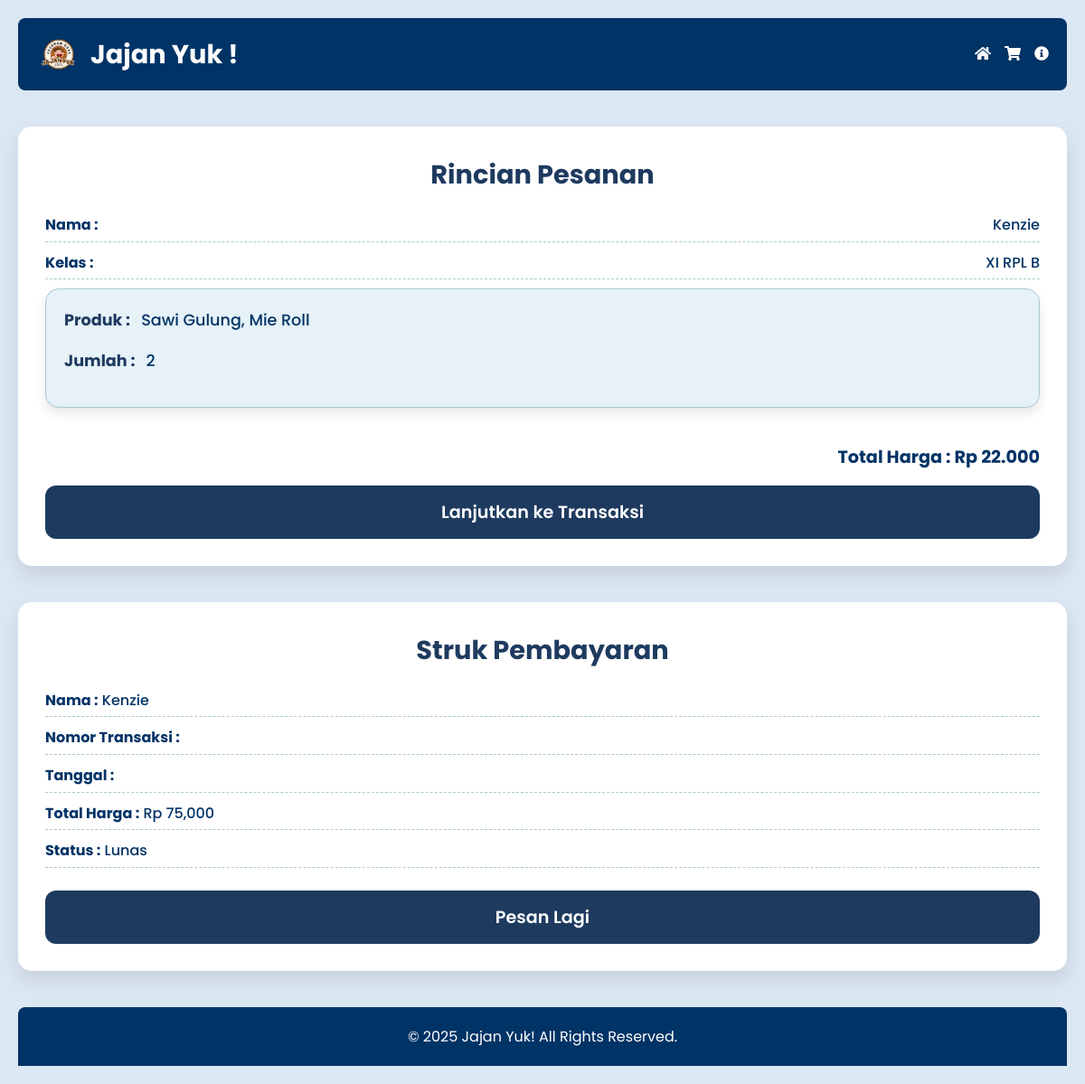
The page /pre-order-pages.php?id=3 (signed in) on the database its author committed.
### tables this page shows
CREATE TABLE `pre_orders` (
  `id_pre_order` int NOT NULL,
  `username` varchar(50) NOT NULL,
  `nama_product` varchar(255) NOT NULL,
  `status` enum('pending','confirmed','canceled') DEFAULT 'pending',
  `order_date` timestamp NULL DEFAULT CURRENT_TIMESTAMP,
  `quantity` int NOT NULL,
  `total_price` float DEFAULT NULL,
  `kelas` varchar(50) DEFAULT NULL,
  `user_id` int DEFAULT NULL
);

CREATE TABLE `users` (
  `id` int NOT NULL,
  `username` varchar(50) NOT NULL,
  `email` varchar(100) NOT NULL,
  `password` varchar(255) NOT NULL,
  `kelas` varchar(50) DEFAULT NULL,
  `created_at` timestamp NOT NULL DEFAULT CURRENT_TIMESTAMP,
  `updated_at` timestamp NOT NULL DEFAULT CURRENT_TIMESTAMP ON UPDATE CURRENT_TIMESTAMP
);

### pre-order-pages.php (the view, shortened to what this page needs)
<?php
include "CODES/BACKEND/db.php";
if (isset($_GET['id'])) {
    $preorder_id = intval($_GET['id']);
    $sql_preorder = "SELECT * FROM pre_orders WHERE id_pre_order = ?";
    $stmt_preorder = $db->prepare($sql_preorder);
    $stmt_preorder->bind_param("i", $preorder_id);
    $stmt_preorder->execute();
    $result_preorder = $stmt_preorder->get_result();
    if ($result_preorder->num_rows > 0) {
        $preorder = $result_preorder->fetch_assoc();
        $username = $preorder['username'];
        $sql_user = "SELECT kelas FROM users WHERE username = ?";
        $stmt_user = $db->prepare($sql_user);
        $stmt_user->bind_param("s", $username);
        $stmt_user->execute();
        $result_user = $stmt_user->get_result();
        if ($result_user->num_rows > 0) {
            $user = $result_user->fetch_assoc();
        } else {
            $user = ['kelas' => 'Tidak Diketahui'];
        }
    } else {
        die("Pre-order not found");
    }
} else {
    die("No pre-order ID provided");
}
?>
<!DOCTYPE html>
<html lang="en">
<head>
    <link href="https://cdnjs.cloudflare.com/ajax/libs/font-awesome/5.15.4/css/all.min.css" rel="stylesheet">
    <link rel="stylesheet" href="CODES/CSS/pre-order-pages-styles.css">
</head>
<body>
    <div class="container">
        <header class="header">
            <div class="logo-container">
                <img src="ASSETS/IMAGES/icon.png" alt="Logo" class="logo">
                <h1 class="logo-text">Jajan Yuk !</h1>
            </div>
            <nav class="menu">
                <a href="dashboard.php" class="menu-link"><i class="fas fa-home"></i></a>
                <a href="carts-pages.php" class="menu-link"><i class="fas fa-shopping-cart"></i></a>
                <a href="info-produk-pages.php" class="menu-link"><i class="fas fa-info-circle"></i></a>
            </nav>
        </header>
        <div id="order-summary" class="order-summary">
    <h2>Rincian Pesanan</h2>
    <p><strong>Nama :</strong> <?php echo htmlspecialchars($username); ?></p>
    <p><strong>Kelas :</strong> <?php echo htmlspecialchars($user['kelas']); ?></p>
      <div class="product-item">
        <ul>
            <li><strong>Produk :</strong> <?php echo htmlspecialchars($preorder['nama_product']); ?></li>
            <li><strong>Jumlah :</strong> <?php echo intval($preorder['quantity']); ?></li>
        </ul>
    </div>
    <div class="total-harga">
        <span>Total Harga : <strong>Rp <?php echo number_format($preorder['total_price'], 0, ',', '.'); ?></strong></span>
    </div>
    <button id="proceed-to-transaction" class="pay-button">Lanjutkan ke Transaksi</button>
</div>
            <div id="receipt" class="receipt hidden">
                <h2>Struk Pembayaran</h2>
                <p><strong>Nama :</strong> <span id="receipt-name"><?php echo htmlspecialchars($username); ?></span></p>
                <p><strong>Nomor Transaksi :</strong> <span id="receipt-transaction"></span></p>
                <p><strong>Tanggal :</strong> <span id="receipt-date"></span></p>
                <p><strong>Total Harga :</strong> Rp 75,000</p>
                <p><strong>Status :</strong> Lunas</p>
                <button id="new-order" class="new-order-button">Pesan Lagi</button>
            </div>
        <footer class="footer">
            <p>&copy; 2025 Jajan Yuk! All Rights Reserved.</p>
        </footer>
    </div>
</body>
</html>

### CODES/CSS/pre-order-pages-styles.css (style rules this page uses)
* { margin: 0; padding: 0; box-sizing: border-box; }
body { font-family: 'Poppins', sans-serif; background-color: #DCE7F4; color: #003366; line-height: 1.6; overflow-x: hidden; }
.header { display: flex; justify-content: space-between; align-items: center; background-color: #003366; padding: 15px 20px; border-radius: 8px; margin-bottom: 30px; color: #ffffff; }
.header .logo-container { display: flex; align-items: center; }
.header .logo-container img { height: 50px; margin-right: 10px; }
.header .logo-container h1 { font-size: 1.8rem; font-weight: 700; }
.header .menu { display: flex; gap: 15px; }
.header .menu-link { color: #ffffff; font-size: 1rem; font-weight: 500; text-decoration: none; transition: color 0.3s ease; }
.container { max-width: 1200px; margin: 0 auto; padding: 20px; }
.product-item { margin-bottom: 40px; padding: 20px; border: 1px solid #A9C9D3; border-radius: 15px; background-color: #E6F1F8; box-shadow: 0 6px 12px rgba(0, 0, 0, 0.1); transition: all 0.3s ease-in-out; }
.product-item ul { list-style: none; padding: 0; margin: 0; }
.product-item li { font-size: 1.1rem; font-weight: 500; color: #003366; margin-bottom: 15px; display: flex; align-items: center; line-height: 1.7; }
.product-item li strong { margin-right: 12px; color: #1E3A5F; font-weight: bold; }
.order-summary { background-color: #ffffff; padding: 30px; border-radius: 15px; box-shadow: 0 10px 20px rgba(0, 0, 0, 0.1); margin: 40px auto; max-width: 1200px; animation: fadeIn 0.5s ease-in-out; }
.order-summary h2 { font-size: 1.8rem; font-weight: 700; color: #1E3A5F; margin-bottom: 20px; text-align: center; }
.order-summary p { font-size: 1rem; font-weight: 500; color: #003366; margin-bottom: 10px; display: flex; justify-content: space-between; border-bottom: 1px dashed #A9C9D3; padding-bottom: 5px; }
.order-summary .total-harga { margin-top: 20px; font-size: 1.2rem; font-weight: 700; color: #003366; text-align: right; }
.order-summary .pay-button { width: 100%; padding: 15px; font-size: 1.2rem; font-weight: 600; font-family: 'Poppins', sans-serif; color: #ffffff; background-color: #1E3A5F; border: none; border-radius: 12px; cursor: pointer; transition: all 0.3s ease-in-out; margin-top: 15px; }
.receipt { background-color: #ffffff; padding: 30px; border-radius: 15px; box-shadow: 0 10px 20px rgba(0, 0, 0, 0.1); margin: 40px auto; max-width: 1200px; animation: fadeIn 0.5s ease-in-out; }
.receipt h2 { font-size: 1.8rem; font-weight: 700; color: #1E3A5F; margin-bottom: 20px; text-align: center; }
.receipt p { font-size: 1rem; font-weight: 500; color: #003366; margin-bottom: 10px; border-bottom: 1px dashed #A9C9D3; padding-bottom: 5px; }
.receipt .new-order-button { width: 100%; padding: 15px; font-size: 1.2rem; font-weight: 600; font-family: 'Poppins', sans-serif; color: #ffffff; background-color: #1E3A5F; border: none; border-radius: 12px; cursor: pointer; transition: all 0.3s ease-in-out; margin-top: 15px; }
.footer { background-color: #003366; padding: 20px; color: #ffffff; text-align: center; font-size: 1rem; margin-top: 40px; border-radius: 8px 8px 0 0; }
.footer p { margin: 0; }

### rows shown on the page
pre_orders: username "Kenzie", nama_product "Sawi Gulung, Mie Roll", quantity "2", total_price "22.000"
users: kelas "XI RPL B"
